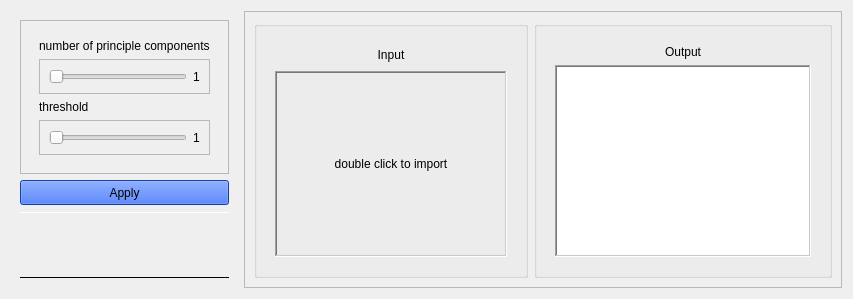
         <widget class="QWidget" name="tab_2">
          <attribute name="title">
           <string>Face Recognition</string>
          </attribute>
          <layout class="QHBoxLayout" name="horizontalLayout_6">
           <item>
            <widget class="QWidget" name="widget_5" native="true">
             <property name="maximumSize">
              <size>
               <width>300</width>
               <height>16777215</height>
              </size>
             </property>
             <property name="styleSheet">
              <string notr="true">#widget_4{
border: 2px solid white;
border-radius: 5px;
}</string>
             </property>
             <layout class="QVBoxLayout" name="verticalLayout_8">
              <item>
               <widget class="QFrame" name="frame_4">
                <property name="sizePolicy">
                 <sizepolicy hsizetype="Preferred" vsizetype="Preferred">
                  <horstretch>0</horstretch>
                  <verstretch>0</verstretch>
                 </sizepolicy>
                </property>
                <property name="frameShape">
                 <enum>QFrame::StyledPanel</enum>
                </property>
                <property name="frameShadow">
                 <enum>QFrame::Raised</enum>
                </property>
                <layout class="QVBoxLayout" name="verticalLayout_9">
                 <item>
                  <widget class="QWidget" name="spectral_widget" native="true">
                   <layout class="QVBoxLayout" name="verticalLayout_24">
                    <item>
                     <widget class="QLabel" name="label_14">
                      <property name="text">
                       <string>number of principle components</string>
                      </property>
                     </widget>
                    </item>
                    <item>
                     <widget class="QFrame" name="frame_30">
                      <property name="frameShape">
                       <enum>QFrame::StyledPanel</enum>
                      </property>
                      <property name="frameShadow">
                       <enum>QFrame::Raised</enum>
                      </property>
                      <layout class="QHBoxLayout" name="horizontalLayout_21">
                       <item>
                        <widget class="QSlider" name="num_pca_slider">
                         <property name="minimum">
                          <number>1</number>
                         </property>
                         <property name="maximum">
                          <number>1000</number>
                         </property>
                         <property name="orientation">
                          <enum>Qt::Horizontal</enum>
                         </property>
                        </widget>
                       </item>
                       <item>
                        <widget class="QLabel" name="num_pca_label">
                         <property name="text">
                          <string>1</string>
                         </property>
                        </widget>
                       </item>
                      </layout>
                     </widget>
                    </item>
                    <item>
                     <widget class="QLabel" name="label_16">
                      <property name="text">
                       <string>threshold</string>
                      </property>
                     </widget>
                    </item>
                    <item>
                     <widget class="QFrame" name="frame_31">
                      <property name="frameShape">
                       <enum>QFrame::StyledPanel</enum>
                      </property>
                      <property name="frameShadow">
                       <enum>QFrame::Raised</enum>
                      </property>
                      <layout class="QHBoxLayout" name="horizontalLayout_22">
                       <item>
                        <widget class="QSlider" name="threshold_slider">
                         <property name="minimum">
                          <number>4000</number>
                         </property>
                         <property name="maximum">
                          <number>10000</number>
                         </property>
                         <property name="orientation">
                          <enum>Qt::Horizontal</enum>
                         </property>
                        </widget>
                       </item>
                       <item>
                        <widget class="QLabel" name="threshold_label">
                         <property name="text">
                          <string>1</string>
                         </property>
                        </widget>
                       </item>
                      </layout>
                     </widget>
                    </item>
                   </layout>
                  </widget>
                 </item>
                </layout>
               </widget>
              </item>
              <item>
               <widget class="QPushButton" name="apply_btn_Rec">
                <property name="minimumSize">
                 <size>
                  <width>0</width>
                  <height>25</height>
                 </size>
                </property>
                <property name="styleSheet">
                 <string notr="true">background-color: rgb(31, 87, 231);
border-color: rgb(0, 0, 127);</string>
                </property>
                <property name="text">
                 <string>Apply</string>
                </property>
               </widget>
              </item>
              <item>
               <widget class="Line" name="line_3">
                <property name="palette">
                 <palette>
                  <active>
                   <colorrole role="WindowText">
                    <brush brushstyle="SolidPattern">
                     <color alpha="255">
                      <red>255</red>
                      <green>255</green>
                      <blue>255</blue>
                     </color>
                    </brush>
                   </colorrole>
                   <colorrole role="Button">
                    <brush brushstyle="SolidPattern">
                     <color alpha="255">
                      <red>15</red>
                      <green>14</green>
                      <blue>19</blue>
                     </color>
                    </brush>
                   </colorrole>
                   <colorrole role="Light">
                    <brush brushstyle="SolidPattern">
                     <color alpha="255">
                      <red>255</red>
                      <green>255</green>
                      <blue>255</blue>
                     </color>
                    </brush>
                   </colorrole>
                   <colorrole role="Midlight">
                    <brush brushstyle="SolidPattern">
                     <color alpha="255">
                      <red>255</red>
                      <green>255</green>
                      <blue>255</blue>
                     </color>
                    </brush>
                   </colorrole>
                   <colorrole role="Dark">
                    <brush brushstyle="SolidPattern">
                     <color alpha="255">
                      <red>127</red>
                      <green>127</green>
                      <blue>127</blue>
                     </color>
                    </brush>
                   </colorrole>
                   <colorrole role="Mid">
                    <brush brushstyle="SolidPattern">
                     <color alpha="255">
                      <red>170</red>
                      <green>170</green>
                      <blue>170</blue>
                     </color>
                    </brush>
                   </colorrole>
                   <colorrole role="Text">
                    <brush brushstyle="SolidPattern">
                     <color alpha="255">
                      <red>255</red>
                      <green>255</green>
                      <blue>255</blue>
                     </color>
                    </brush>
                   </colorrole>
                   <colorrole role="BrightText">
                    <brush brushstyle="SolidPattern">
                     <color alpha="255">
                      <red>255</red>
                      <green>255</green>
                      <blue>255</blue>
                     </color>
                    </brush>
                   </colorrole>
                   <colorrole role="ButtonText">
                    <brush brushstyle="SolidPattern">
                     <color alpha="255">
                      <red>255</red>
                      <green>255</green>
                      <blue>255</blue>
                     </color>
                    </brush>
                   </colorrole>
                   <colorrole role="Base">
                    <brush brushstyle="SolidPattern">
                     <color alpha="255">
                      <red>15</red>
                      <green>14</green>
                      <blue>19</blue>
                     </color>
                    </brush>
                   </colorrole>
                   <colorrole role="Window">
                    <brush brushstyle="SolidPattern">
                     <color alpha="255">
                      <red>15</red>
                      <green>14</green>
                      <blue>19</blue>
                     </color>
                    </brush>
                   </colorrole>
                   <colorrole role="Shadow">
                    <brush brushstyle="SolidPattern">
                     <color alpha="255">
                      <red>0</red>
                      <green>0</green>
                      <blue>0</blue>
                     </color>
                    </brush>
                   </colorrole>
                   <colorrole role="AlternateBase">
                    <brush brushstyle="SolidPattern">
                     <color alpha="255">
                      <red>255</red>
                      <green>255</green>
                      <blue>255</blue>
                     </color>
                    </brush>
                   </colorrole>
                   <colorrole role="ToolTipBase">
                    <brush brushstyle="SolidPattern">
                     <color alpha="255">
                      <red>255</red>
                      <green>255</green>
                      <blue>220</blue>
                     </color>
                    </brush>
                   </colorrole>
                   <colorrole role="ToolTipText">
                    <brush brushstyle="SolidPattern">
                     <color alpha="255">
                      <red>0</red>
                      <green>0</green>
                      <blue>0</blue>
                     </color>
                    </brush>
                   </colorrole>
                   <colorrole role="PlaceholderText">
                    <brush brushstyle="SolidPattern">
                     <color alpha="128">
                      <red>0</red>
                      <green>0</green>
                      <blue>0</blue>
                     </color>
                    </brush>
                   </colorrole>
                  </active>
                  <inactive>
                   <colorrole role="WindowText">
                    <brush brushstyle="SolidPattern">
                     <color alpha="255">
                      <red>255</red>
                      <green>255</green>
                      <blue>255</blue>
                     </color>
                    </brush>
                   </colorrole>
                   <colorrole role="Button">
                    <brush brushstyle="SolidPattern">
                     <color alpha="255">
                      <red>15</red>
                      <green>14</green>
                      <blue>19</blue>
                     </color>
                    </brush>
                   </colorrole>
                   <colorrole role="Light">
                    <brush brushstyle="SolidPattern">
                     <color alpha="255">
                      <red>255</red>
                      <green>255</green>
                      <blue>255</blue>
                     </color>
                    </brush>
                   </colorrole>
                   <colorrole role="Midlight">
                    <brush brushstyle="SolidPattern">
                     <color alpha="255">
                      <red>255</red>
                      <green>255</green>
                      <blue>255</blue>
                     </color>
                    </brush>
                   </colorrole>
                   <colorrole role="Dark">
                    <brush brushstyle="SolidPattern">
                     <color alpha="255">
                      <red>127</red>
                      <green>127</green>
                      <blue>127</blue>
                     </color>
                    </brush>
                   </colorrole>
                   <colorrole role="Mid">
                    <brush brushstyle="SolidPattern">
                     <color alpha="255">
                      <red>170</red>
                      <green>170</green>
                      <blue>170</blue>
                     </color>
                    </brush>
                   </colorrole>
                   <colorrole role="Text">
                    <brush brushstyle="SolidPattern">
                     <color alpha="255">
                      <red>255</red>
                      <green>255</green>
                      <blue>255</blue>
                     </color>
                    </brush>
                   </colorrole>
                   <colorrole role="BrightText">
                    <brush brushstyle="SolidPattern">
                     <color alpha="255">
                      <red>255</red>
                      <green>255</green>
                      <blue>255</blue>
                     </color>
                    </brush>
                   </colorrole>
                   <colorrole role="ButtonText">
                    <brush brushstyle="SolidPattern">
                     <color alpha="255">
                      <red>255</red>
                      <green>255</green>
                      <blue>255</blue>
                     </color>
                    </brush>
                   </colorrole>
                   <colorrole role="Base">
                    <brush brushstyle="SolidPattern">
                     <color alpha="255">
                      <red>15</red>
                      <green>14</green>
                      <blue>19</blue>
                     </color>
                    </brush>
                   </colorrole>
                   <colorrole role="Window">
                    <brush brushstyle="SolidPattern">
                     <color alpha="255">
                      <red>15</red>
                      <green>14</green>
                      <blue>19</blue>
                     </color>
                    </brush>
                   </colorrole>
                   <colorrole role="Shadow">
                    <brush brushstyle="SolidPattern">
                     <color alpha="255">
                      <red>0</red>
                      <green>0</green>
                      <blue>0</blue>
                     </color>
                    </brush>
                   </colorrole>
                   <colorrole role="AlternateBase">
                    <brush brushstyle="SolidPattern">
                     <color alpha="255">
                      <red>255</red>
                      <green>255</green>
                      <blue>255</blue>
                     </color>
                    </brush>
                   </colorrole>
                   <colorrole role="ToolTipBase">
                    <brush brushstyle="SolidPattern">
                     <color alpha="255">
                      <red>255</red>
                      <green>255</green>
                      <blue>220</blue>
                     </color>
                    </brush>
                   </colorrole>
                   <colorrole role="ToolTipText">
                    <brush brushstyle="SolidPattern">
                     <color alpha="255">
                      <red>0</red>
                      <green>0</green>
                      <blue>0</blue>
                     </color>
                    </brush>
                   </colorrole>
                   <colorrole role="PlaceholderText">
                    <brush brushstyle="SolidPattern">
                     <color alpha="128">
                      <red>0</red>
                      <green>0</green>
                      <blue>0</blue>
                     </color>
                    </brush>
                   </colorrole>
                  </inactive>
                  <disabled>
                   <colorrole role="WindowText">
                    <brush brushstyle="SolidPattern">
                     <color alpha="255">
                      <red>255</red>
                      <green>255</green>
                      <blue>255</blue>
                     </color>
                    </brush>
                   </colorrole>
                   <colorrole role="Button">
                    <brush brushstyle="SolidPattern">
                     <color alpha="255">
                      <red>15</red>
                      <green>14</green>
                      <blue>19</blue>
                     </color>
                    </brush>
                   </colorrole>
                   <colorrole role="Light">
                    <brush brushstyle="SolidPattern">
                     <color alpha="255">
                      <red>255</red>
                      <green>255</green>
                      <blue>255</blue>
                     </color>
                    </brush>
                   </colorrole>
                   <colorrole role="Midlight">
                    <brush brushstyle="SolidPattern">
                     <color alpha="255">
                      <red>255</red>
                      <green>255</green>
                      <blue>255</blue>
                     </color>
                    </brush>
                   </colorrole>
                   <colorrole role="Dark">
                    <brush brushstyle="SolidPattern">
                     <color alpha="255">
                      <red>127</red>
                      <green>127</green>
                      <blue>127</blue>
                     </color>
                    </brush>
                   </colorrole>
                   <colorrole role="Mid">
                    <brush brushstyle="SolidPattern">
                     <color alpha="255">
                      <red>170</red>
                      <green>170</green>
                      <blue>170</blue>
                     </color>
                    </brush>
                   </colorrole>
                   <colorrole role="Text">
                    <brush brushstyle="SolidPattern">
                     <color alpha="255">
                      <red>255</red>
                      <green>255</green>
                      <blue>255</blue>
                     </color>
                    </brush>
                   </colorrole>
                   <colorrole role="BrightText">
                    <brush brushstyle="SolidPattern">
                     <color alpha="255">
                      <red>255</red>
                      <green>255</green>
                      <blue>255</blue>
                     </color>
                    </brush>
                   </colorrole>
                   <colorrole role="ButtonText">
                    <brush brushstyle="SolidPattern">
                     <color alpha="255">
                      <red>255</red>
                      <green>255</green>
                      <blue>255</blue>
                     </color>
                    </brush>
                   </colorrole>
                   <colorrole role="Base">
                    <brush brushstyle="SolidPattern">
                     <color alpha="255">
                      <red>15</red>
                      <green>14</green>
                      <blue>19</blue>
                     </color>
                    </brush>
                   </colorrole>
                   <colorrole role="Window">
                    <brush brushstyle="SolidPattern">
                     <color alpha="255">
                      <red>15</red>
                      <green>14</green>
                      <blue>19</blue>
                     </color>
                    </brush>
                   </colorrole>
                   <colorrole role="Shadow">
                    <brush brushstyle="SolidPattern">
                     <color alpha="255">
                      <red>0</red>
                      <green>0</green>
                      <blue>0</blue>
                     </color>
                    </brush>
                   </colorrole>
                   <colorrole role="AlternateBase">
                    <brush brushstyle="SolidPattern">
                     <color alpha="255">
                      <red>255</red>
                      <green>255</green>
                      <blue>255</blue>
                     </color>
                    </brush>
                   </colorrole>
                   <colorrole role="ToolTipBase">
                    <brush brushstyle="SolidPattern">
                     <color alpha="255">
                      <red>255</red>
                      <green>255</green>
                      <blue>220</blue>
                     </color>
                    </brush>
                   </colorrole>
                   <colorrole role="ToolTipText">
                    <brush brushstyle="SolidPattern">
                     <color alpha="255">
                      <red>0</red>
                      <green>0</green>
                      <blue>0</blue>
                     </color>
                    </brush>
                   </colorrole>
                   <colorrole role="PlaceholderText">
                    <brush brushstyle="SolidPattern">
                     <color alpha="128">
                      <red>0</red>
                      <green>0</green>
                      <blue>0</blue>
                     </color>
                    </brush>
                   </colorrole>
                  </disabled>
                 </palette>
                </property>
                <property name="styleSheet">
                 <string notr="true">color: rgb(255, 255, 255);</string>
                </property>
                <property name="frameShadow">
                 <enum>QFrame::Plain</enum>
                </property>
                <property name="lineWidth">
                 <number>1</number>
                </property>
                <property name="orientation">
                 <enum>Qt::Horizontal</enum>
                </property>
               </widget>
              </item>
              <item>
               <spacer name="verticalSpacer_2">
                <property name="orientation">
                 <enum>Qt::Vertical</enum>
                </property>
                <property name="sizeHint" stdset="0">
                 <size>
                  <width>20</width>
                  <height>40</height>
                 </size>
                </property>
               </spacer>
              </item>
              <item>
               <widget class="Line" name="line_4">
                <property name="frameShadow">
                 <enum>QFrame::Plain</enum>
                </property>
                <property name="orientation">
                 <enum>Qt::Horizontal</enum>
                </property>
               </widget>
              </item>
             </layout>
            </widget>
           </item>
           <item>
            <widget class="QFrame" name="frame_6">
             <property name="frameShape">
              <enum>QFrame::StyledPanel</enum>
             </property>
             <property name="frameShadow">
              <enum>QFrame::Raised</enum>
             </property>
             <layout class="QHBoxLayout" name="horizontalLayout_3">
              <item>
               <widget class="QGroupBox" name="groupBox_5">
                <property name="title">
                 <string/>
                </property>
                <layout class="QGridLayout" name="gridLayout_24">
                 <item row="1" column="0">
                  <layout class="QVBoxLayout" name="verticalLayout_15">
                   <property name="spacing">
                    <number>0</number>
                   </property>
                   <item>
                    <layout class="QVBoxLayout" name="verticalLayout_16">
                     <item>
                      <widget class="QGroupBox" name="groupBox_6">
                       <property name="minimumSize">
                        <size>
                         <width>250</width>
                         <height>0</height>
                        </size>
                       </property>
                       <property name="styleSheet">
                        <string notr="true">QGroupBox {
    border: none; /* or border: 0; */
}

QGroupBox::title {
    subcontrol-origin: margin;
    subcontrol-position: top left;
    padding: 0 5px; /* Optional padding for the title */
}

</string>
                       </property>
                       <property name="title">
                        <string/>
                       </property>
                       <layout class="QVBoxLayout" name="verticalLayout_17">
                        <item>
                         <widget class="QLabel" name="label_20">
                          <property name="maximumSize">
                           <size>
                            <width>16777215</width>
                            <height>20</height>
                           </size>
                          </property>
                          <property name="text">
                           <string>Input</string>
                          </property>
                          <property name="alignment">
                           <set>Qt::AlignCenter</set>
                          </property>
                         </widget>
                        </item>
                        <item>
                         <widget class="QLabel" name="input_img_Rec">
                          <property name="sizePolicy">
                           <sizepolicy hsizetype="Preferred" vsizetype="Preferred">
                            <horstretch>0</horstretch>
                            <verstretch>0</verstretch>
                           </sizepolicy>
                          </property>
                          <property name="minimumSize">
                           <size>
                            <width>0</width>
                            <height>0</height>
                           </size>
                          </property>
                          <property name="maximumSize">
                           <size>
                            <width>16777215</width>
                            <height>16777215</height>
                           </size>
                          </property>
                          <property name="frameShape">
                           <enum>QFrame::WinPanel</enum>
                          </property>
                          <property name="frameShadow">
                           <enum>QFrame::Sunken</enum>
                          </property>
                          <property name="text">
                           <string>double click to import</string>
                          </property>
                          <property name="scaledContents">
                           <bool>false</bool>
                          </property>
                          <property name="alignment">
                           <set>Qt::AlignCenter</set>
                          </property>
                         </widget>
                        </item>
                       </layout>
                      </widget>
                     </item>
                    </layout>
                   </item>
                  </layout>
                 </item>
                </layout>
               </widget>
              </item>
              <item>
               <widget class="QGroupBox" name="groupBox_7">
                <property name="title">
                 <string/>
                </property>
                <layout class="QGridLayout" name="gridLayout_25">
                 <item row="1" column="0">
                  <layout class="QVBoxLayout" name="verticalLayout_18">
                   <property name="spacing">
                    <number>0</number>
                   </property>
                   <item>
                    <layout class="QVBoxLayout" name="verticalLayout_19">
                     <item>
                      <widget class="QGroupBox" name="groupBox_8">
                       <property name="minimumSize">
                        <size>
                         <width>250</width>
                         <height>0</height>
                        </size>
                       </property>
                       <property name="styleSheet">
                        <string notr="true">QGroupBox {
    border: none; /* or border: 0; */
}

QGroupBox::title {
    subcontrol-origin: margin;
    subcontrol-position: top left;
    padding: 0 5px; /* Optional padding for the title */
}

</string>
                       </property>
                       <property name="title">
                        <string/>
                       </property>
                       <layout class="QVBoxLayout" name="verticalLayout_20">
                        <item>
                         <widget class="QLabel" name="label_21">
                          <property name="maximumSize">
                           <size>
                            <width>16777215</width>
                            <height>20</height>
                           </size>
                          </property>
                          <property name="text">
                           <string>Output</string>
                          </property>
                          <property name="alignment">
                           <set>Qt::AlignCenter</set>
                          </property>
                         </widget>
                        </item>
                        <item>
                         <widget class="QGraphicsView" name="output_img_Rec">
                          <property name="sizePolicy">
                           <sizepolicy hsizetype="Preferred" vsizetype="Preferred">
                            <horstretch>0</horstretch>
                            <verstretch>0</verstretch>
                           </sizepolicy>
                          </property>
                          <property name="frameShape">
                           <enum>QFrame::WinPanel</enum>
                          </property>
                          <property name="frameShadow">
                           <enum>QFrame::Sunken</enum>
                          </property>
                         </widget>
                        </item>
                       </layout>
                      </widget>
                     </item>
                    </layout>
                   </item>
                  </layout>
                 </item>
                </layout>
               </widget>
              </item>
             </layout>
            </widget>
           </item>
          </layout>
         </widget>
